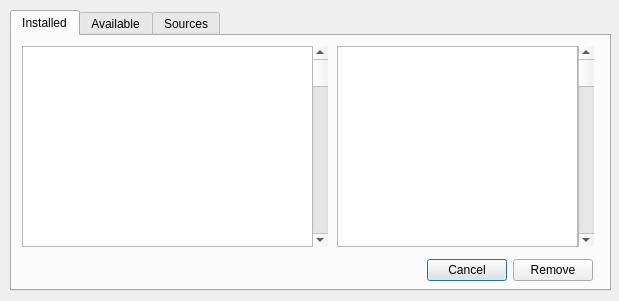
<?xml version="1.0" encoding="UTF-8"?>
<ui version="4.0">
 <class>ScriptManagerDialog</class>
 <widget class="QDialog" name="ScriptManagerDialog">
  <property name="geometry">
   <rect>
    <x>0</x>
    <y>0</y>
    <width>619</width>
    <height>301</height>
   </rect>
  </property>
  <property name="windowTitle">
   <string>Script Manager</string>
  </property>
  <widget class="QTabWidget" name="tabWidget">
   <property name="geometry">
    <rect>
     <x>10</x>
     <y>10</y>
     <width>601</width>
     <height>281</height>
    </rect>
   </property>
   <property name="currentIndex">
    <number>0</number>
   </property>
   <widget class="QWidget" name="tab_4">
    <attribute name="title">
     <string>Installed</string>
    </attribute>
    <widget class="QScrollBar" name="verticalScrollBar_5">
     <property name="geometry">
      <rect>
       <x>300</x>
       <y>10</y>
       <width>16</width>
       <height>201</height>
      </rect>
     </property>
     <property name="orientation">
      <enum>Qt::Vertical</enum>
     </property>
    </widget>
    <widget class="QListWidget" name="listWidget_5">
     <property name="geometry">
      <rect>
       <x>10</x>
       <y>10</y>
       <width>291</width>
       <height>201</height>
      </rect>
     </property>
    </widget>
    <widget class="QTextBrowser" name="textBrowser_3">
     <property name="geometry">
      <rect>
       <x>325</x>
       <y>10</y>
       <width>241</width>
       <height>201</height>
      </rect>
     </property>
    </widget>
    <widget class="QScrollBar" name="verticalScrollBar_6">
     <property name="geometry">
      <rect>
       <x>566</x>
       <y>10</y>
       <width>16</width>
       <height>201</height>
      </rect>
     </property>
     <property name="orientation">
      <enum>Qt::Vertical</enum>
     </property>
    </widget>
    <widget class="QWidget" name="horizontalLayoutWidget_3">
     <property name="geometry">
      <rect>
       <x>10</x>
       <y>219</y>
       <width>571</width>
       <height>31</height>
      </rect>
     </property>
     <layout class="QHBoxLayout" name="horizontalLayout_3">
      <item>
       <spacer name="horizontalSpacer_3">
        <property name="orientation">
         <enum>Qt::Horizontal</enum>
        </property>
        <property name="sizeHint" stdset="0">
         <size>
          <width>40</width>
          <height>20</height>
         </size>
        </property>
       </spacer>
      </item>
      <item>
       <widget class="QPushButton" name="cancelButton">
        <property name="text">
         <string>Cancel</string>
        </property>
       </widget>
      </item>
      <item>
       <widget class="QPushButton" name="pushButton_7">
        <property name="text">
         <string>Remove</string>
        </property>
       </widget>
      </item>
     </layout>
    </widget>
   </widget>
   <widget class="QWidget" name="tab_5">
    <attribute name="title">
     <string>Available</string>
    </attribute>
    <widget class="QListWidget" name="listWidget_6">
     <property name="geometry">
      <rect>
       <x>10</x>
       <y>10</y>
       <width>291</width>
       <height>201</height>
      </rect>
     </property>
    </widget>
    <widget class="QWidget" name="horizontalLayoutWidget_4">
     <property name="geometry">
      <rect>
       <x>10</x>
       <y>219</y>
       <width>571</width>
       <height>31</height>
      </rect>
     </property>
     <layout class="QHBoxLayout" name="horizontalLayout_4">
      <item>
       <spacer name="horizontalSpacer_4">
        <property name="orientation">
         <enum>Qt::Horizontal</enum>
        </property>
        <property name="sizeHint" stdset="0">
         <size>
          <width>40</width>
          <height>20</height>
         </size>
        </property>
       </spacer>
      </item>
      <item>
       <widget class="QPushButton" name="pushButton_8">
        <property name="text">
         <string>Add</string>
        </property>
       </widget>
      </item>
     </layout>
    </widget>
    <widget class="QScrollBar" name="verticalScrollBar_7">
     <property name="geometry">
      <rect>
       <x>300</x>
       <y>10</y>
       <width>16</width>
       <height>201</height>
      </rect>
     </property>
     <property name="orientation">
      <enum>Qt::Vertical</enum>
     </property>
    </widget>
    <widget class="QTextBrowser" name="textBrowser_4">
     <property name="geometry">
      <rect>
       <x>325</x>
       <y>10</y>
       <width>241</width>
       <height>201</height>
      </rect>
     </property>
    </widget>
    <widget class="QScrollBar" name="verticalScrollBar_8">
     <property name="geometry">
      <rect>
       <x>566</x>
       <y>10</y>
       <width>16</width>
       <height>201</height>
      </rect>
     </property>
     <property name="orientation">
      <enum>Qt::Vertical</enum>
     </property>
    </widget>
   </widget>
   <widget class="QWidget" name="tab_6">
    <attribute name="title">
     <string>Sources</string>
    </attribute>
    <widget class="QLineEdit" name="lineEdit_2">
     <property name="geometry">
      <rect>
       <x>50</x>
       <y>10</y>
       <width>481</width>
       <height>20</height>
      </rect>
     </property>
    </widget>
    <widget class="QLabel" name="label_2">
     <property name="geometry">
      <rect>
       <x>14</x>
       <y>14</y>
       <width>31</width>
       <height>16</height>
      </rect>
     </property>
     <property name="text">
      <string>Url</string>
     </property>
    </widget>
    <widget class="QPushButton" name="pushButton_3">
     <property name="geometry">
      <rect>
       <x>540</x>
       <y>8</y>
       <width>51</width>
       <height>24</height>
      </rect>
     </property>
     <property name="text">
      <string>Add</string>
     </property>
    </widget>
    <widget class="QPushButton" name="pushButton_9">
     <property name="geometry">
      <rect>
       <x>504</x>
       <y>219</y>
       <width>83</width>
       <height>24</height>
      </rect>
     </property>
     <property name="text">
      <string>Update</string>
     </property>
    </widget>
    <widget class="QListWidget" name="listWidget_2">
     <property name="geometry">
      <rect>
       <x>10</x>
       <y>40</y>
       <width>581</width>
       <height>171</height>
      </rect>
     </property>
    </widget>
    <widget class="QPushButton" name="pushButton_10">
     <property name="geometry">
      <rect>
       <x>404</x>
       <y>220</y>
       <width>83</width>
       <height>24</height>
      </rect>
     </property>
     <property name="text">
      <string>Remove</string>
     </property>
    </widget>
   </widget>
  </widget>
 </widget>
 <resources/>
 <connections/>
</ui>
